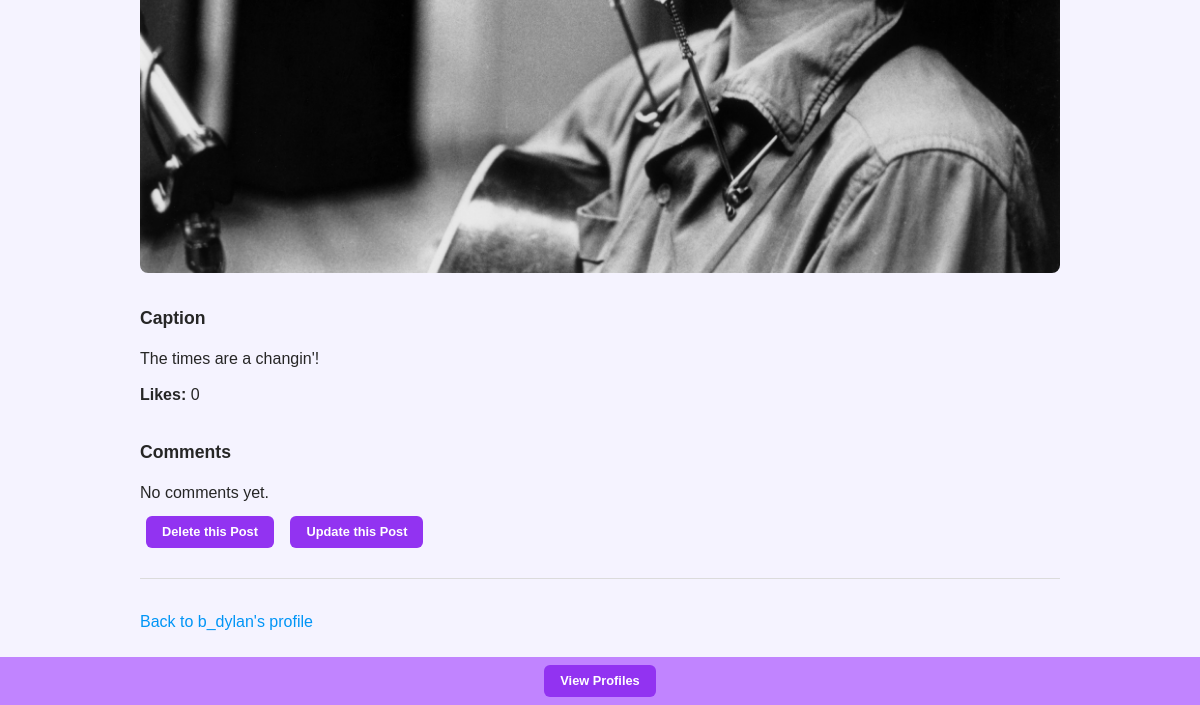
The app's page /mini_insta/post/4/ (lower part), older data.
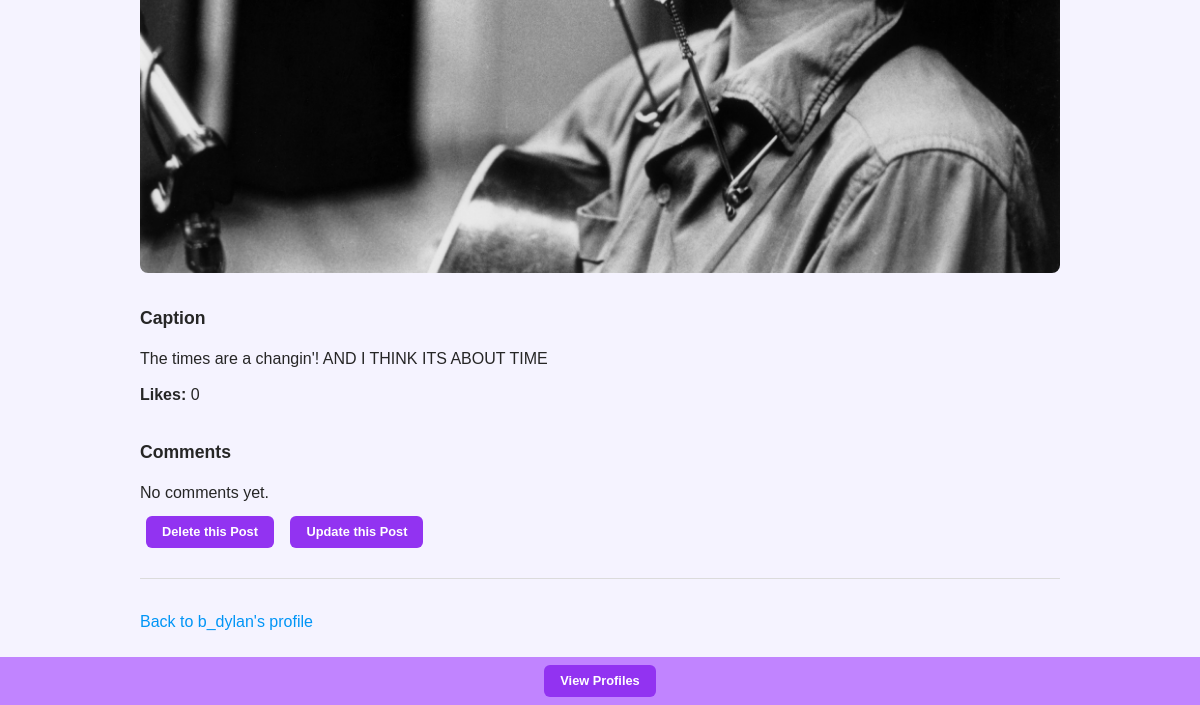
The same page, newer data.
### mini_insta/models.py (models this page shows, shortened)
class Post(models.Model):
    profile = models.ForeignKey(Profile, on_delete=models.CASCADE)
    caption = models.TextField(blank=True)
    timestamp = models.DateTimeField(auto_now_add=True)
    def get_all_photos(self):
        return Photo.objects.filter(post=self).order_by('timestamp')
    def get_all_comments(self):
        return Comment.objects.filter(post=self).order_by('timestamp')
    def get_likes(self):
        return Like.objects.filter(post=self)

class Profile(models.Model):
    username = models.CharField()
    display_name = models.TextField(blank=True)
    profile_image_url = models.URLField(blank=True)
    bio_text = models.TextField(blank=True)
    join_date = models.DateField(auto_now_add=True)

### mini_insta/views.py (the view)
# urls.py: path('post/<int:pk>/', PostDetailView.as_view(), name='show_post'), #route to show a specific post by primary key
class PostDetailView(DetailView):
    model = Post
    template_name = 'mini_insta/show_post.html'
    context_object_name = 'post'

### mini_insta/models.py (called while the page is built)
    def get_image_url(self):
        if (self.image_file):
            return self.image_file.url
        else:
            return self.image_url

### mini_insta/templates/mini_insta/show_post.html (shortened to what this page needs)
{% extends 'mini_insta/base.html' %}
{% block content %}
    {% for photo in post.get_all_photos %}
        <p>
            <img src="{{ photo.get_image_url }}" alt="Post photo" width="500">
        </p>
    {% empty %}
        <p>No photos for this post.</p>
    {% endfor %}
    <h3>Caption</h3>
    {% if post.caption %}
        <p>{{ post.caption }}</p>
    {% else %}
        <p>No caption.</p>
    {% endif %}
    <p><strong>Likes:</strong> {{ post.get_likes|length }}</p>
    <h3>Comments</h3>
    {% if post.get_all_comments %}
        <ul>
            {% for comment in post.get_all_comments %}
                <li>
                    <p><strong>{{ comment.profile.display_name }}:</strong> {{ comment.text }} <em>on {{ comment.timestamp }}</em></p>
                </li>
            {% endfor %}
        </ul>
    {% else %}
        <p>No comments yet.</p>
    {% endif %}
    <a href="{% url 'delete_post' post.pk %}" class="btn">Delete this Post</a>
    <a href="{% url 'update_post' post.pk %}" class="btn">Update this Post</a>
    <hr>
    <p><a href="{% url 'show_profile' post.profile.pk %}">Back to {{ post.profile.username }}'s profile</a></p>
{% endblock %}

Row changes from the older to the newer data that the page shows:
changed Post "b_dylan": caption "The times are a changin'!" → "The times are a changin'! AND I THINK ITS ABOUT TIME"
